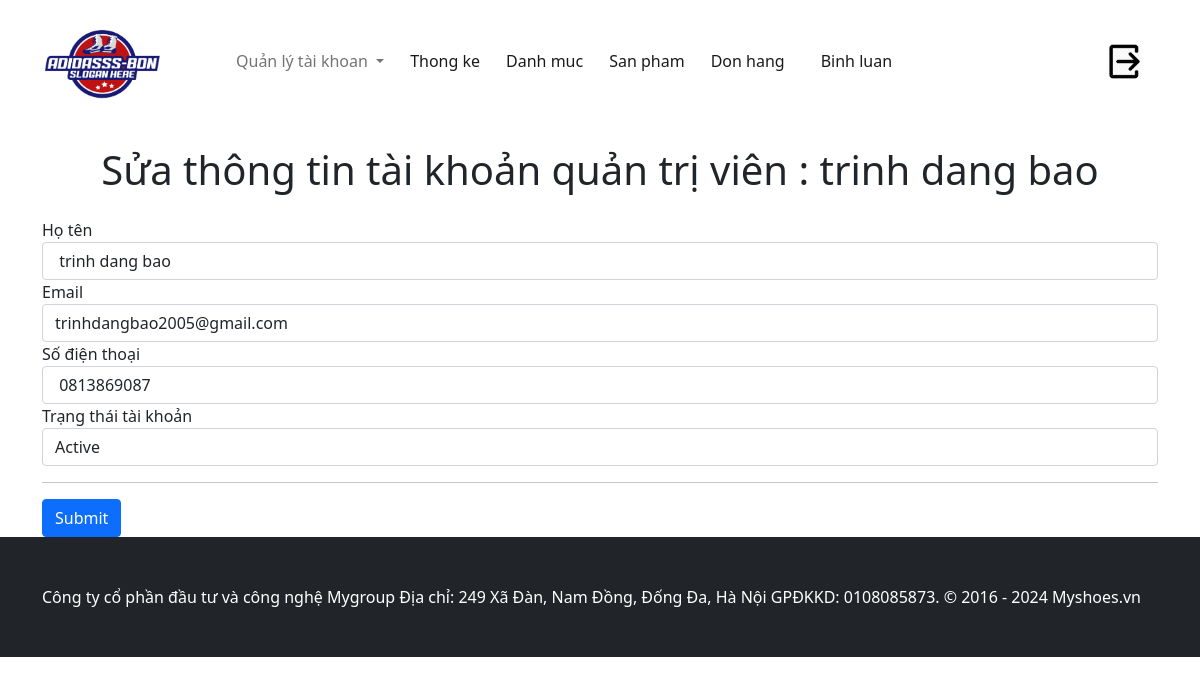
Page /admin/?act=form-sua-quan-tri&id_quan_tri=1 (signed in) on the committed database.
### tables this page shows
CREATE TABLE `tai_khoans` (
  `id` int NOT NULL,
  `ho_ten` varchar(255) NOT NULL,
  `anh_dai_dien` text,
  `ngay_sinh` date DEFAULT NULL,
  `email` varchar(255) NOT NULL,
  `so_dien_thoai` varchar(20) DEFAULT NULL,
  `gioi_tinh` tinyint(1) NOT NULL DEFAULT '1',
  `dia_chi` text,
  `mat_khau` varchar(255) NOT NULL,
  `chuc_vu_id` int NOT NULL,
  `trang_thai` tinyint(1) NOT NULL DEFAULT '1'
);

### admin/controller/AdminTaiKhoanController.php (called while the page is built, shortened)
<?php
class AdminTaiKhoanController
{
    public $modelTaiKhoan;
    public function __construct()
    {
        $this->modelTaiKhoan = new AdminTaiKhoan();
    }
    public function formEditQuantri()
    {
        $id_quan_tri = $_GET['id_quan_tri'];
        $quanTri = $this->modelTaiKhoan->getDetailTaiKhoan($id_quan_tri);
        require_once './view/taikhoan/quantri/editQuantri.php';
    }
}

### commons/function.php (called while the page is built, shortened)
<?php
function connectDB() {
    $host = DB_HOST;
    $port = DB_PORT;
    $dbname = DB_NAME;
    try {
        $conn = new PDO("mysql:host=$host;port=$port;dbname=$dbname", DB_USERNAME, DB_PASSWORD);
        $conn->setAttribute(PDO::ATTR_ERRMODE, PDO::ERRMODE_EXCEPTION);
        $conn->setAttribute(PDO::ATTR_DEFAULT_FETCH_MODE, PDO::FETCH_ASSOC);
        return $conn;
    } catch (PDOException $e) {
        echo ("Connection failed: " . $e->getMessage());
    }
}

### admin/model/AdminTaiKhoan.php (called while the page is built, shortened)
<?php
class AdminTaiKhoan
{
    public $conn;
    public function __construct()
    {
        $this->conn = connectDB();
    }
    public function getDetailTaiKhoan($id)
    {
        try {
            $sql = 'SELECT * FROM tai_khoans WHERE id=:id';
            $stmt = $this->conn->prepare($sql);
            $stmt->execute([
                ':id' => $id
            ]);
            return $stmt->fetch();
        } catch (Exception $e) {
            echo "Loi" . $e->getMessage();
            return false;
        }
    }
}

### admin/view/taikhoan/quantri/editQuantri.php (the view, shortened to what this page needs)
<div class="container">
    <h1 class="my-4 text-center">Sửa thông tin tài khoản quản trị viên : <?= $quanTri['ho_ten'] ?> </h1>
    <form action="<?= BASE_URL_AMIN . '?act=sua-quan-tri' ?>" method="POST">
        <div class="form-group">
            <label>Họ tên</label>
            <input type="text" class="form-control" name="ho_ten" value=" <?= $quanTri['ho_ten'] ?> " placeholder="Nhập họ tên ">
        </div>
        <div class="form-group">
            <label>Email</label>
            <input type="email" class="form-control" name="email" value=" <?= $quanTri['email'] ?> " placeholder="Nhập email ">
        </div>
        <div class="form-group">
            <label>Số điện thoại</label>
            <input type="text" class="form-control" name="so_dien_thoai" value=" <?= $quanTri['so_dien_thoai'] ?> " placeholder="Nhập số điện thoại ">
        </div>
        <div class="form-group">
            <label for="inputStatus">Trạng thái tài khoản</label>
            <select name="trang_thai" id="inputStatus" class="form-control custom-select">
                <option <?= $quanTri['trang_thai'] == 1 ? 'selected' : '' ?> value="1">Active</option>
            </select>
        </div>
        <hr>
        <button type="submit" class="btn btn-primary">Submit</button>
    </form>
</div>

### rows in the picture
tai_khoans: ho_ten "trinh dang bao", email "trinhdangbao2005@gmail.com", so_dien_thoai "0813869087", trang_thai "Active"
